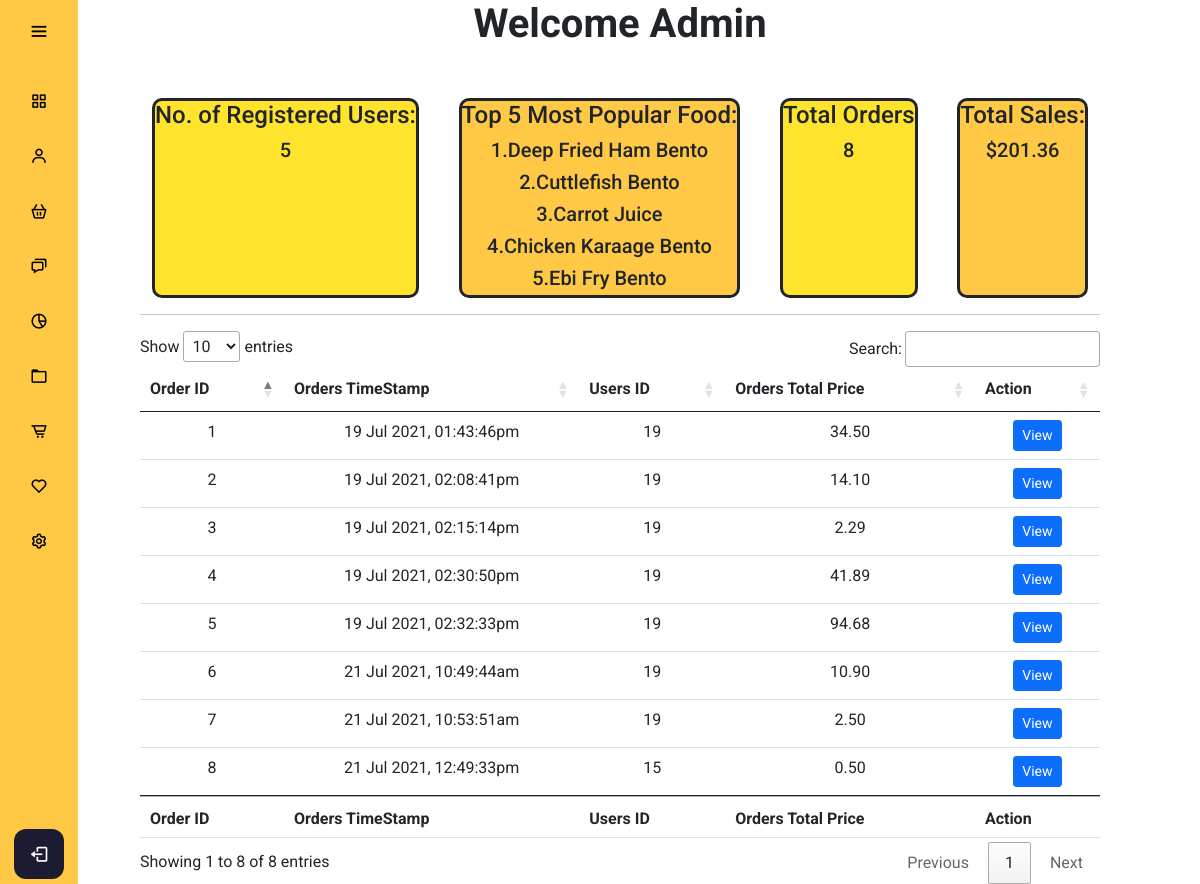
The page /admin/adminmanagement.php on the database its author committed.
### tables this page shows
CREATE TABLE `orders` (
  `orders_id` int(11) NOT NULL,
  `orders_totalprice` decimal(10,2) NOT NULL,
  `orders_timestamp` timestamp NOT NULL DEFAULT CURRENT_TIMESTAMP ON UPDATE CURRENT_TIMESTAMP,
  `orders_address` varchar(256) NOT NULL,
  `users_id` int(11) NOT NULL
);

CREATE TABLE `users` (
  `users_id` int(11) NOT NULL,
  `users_name` varchar(255) NOT NULL,
  `users_email` varchar(255) NOT NULL,
  `users_password` varchar(128) NOT NULL,
  `users_phone` varchar(11) DEFAULT NULL,
  `users_age` int(3) DEFAULT NULL,
  `users_gender` smallint(6) DEFAULT NULL,
  `users_permission` smallint(6) NOT NULL DEFAULT '0',
  `users_joindate` timestamp NOT NULL DEFAULT CURRENT_TIMESTAMP ON UPDATE CURRENT_TIMESTAMP
);

### config/db.php (called while the page is built, shortened)
<?php
class DB {
  protected static $mdb = null;
  public static function getMDB() {
    $mdb = DB::$mdb;
    if ($mdb === null) {
      $mdb = DB::$mdb = new MeekroDB();
    }
    $mdb->sync_config();
    return $mdb;
  }
  public static function query() { $args = func_get_args(); return call_user_func_array(array(DB::getMDB(), 'query'), $args); }
  public static function count() { $args = func_get_args(); return call_user_func_array(array(DB::getMDB(), 'count'), $args); }
}
class MeekroDB {
  public $encoding = 'latin1';
  public $param_char = '%';
  public $named_param_seperator = '_';
  public $connect_options = array(MYSQLI_OPT_CONNECT_TIMEOUT => 30);
  public $internal_mysql = null;
  public $num_rows = 0;
  public function __construct($host=null, $user=null, $password=null, $dbName=null, $port=null, $encoding=null, $socket=null)  {
    if ($encoding === null) $encoding = DB::$encoding;
    $this->encoding = $encoding;
  }
  public function get() {
    $mysql = $this->internal_mysql;
    if (!($mysql instanceof MySQLi)) {
      $mysql = new mysqli();
      foreach ($this->connect_options as $key => $value) {
        $mysql->options($key, $value);
      }
      $mysql->set_charset($this->encoding);
      $this->internal_mysql = $mysql;
    }
    return $mysql;
  }
  public function count() { $args = func_get_args(); return call_user_func_array(array($this, 'numRows'), $args); }
  public function numRows() { return $this->num_rows; }
  protected function preparseQueryParams() {
    $args = func_get_args();
    $sql = trim(strval(array_shift($args)));
    $args_all = $args;
    if (count($args_all) == 0) return array($sql);
    $param_char_length = strlen($this->param_char);
    $named_seperator_length = strlen($this->named_param_seperator);
    $types = array(
      $this->param_char . 'll',
      $this->param_char . 'ls',
      $this->param_char . 'l',
      $this->param_char . 'li',
      $this->param_char . 'ld',
      $this->param_char . 'lb',
      $this->param_char . 'lt',
      $this->param_char . 's',
      $this->param_char . 'i',
      $this->param_char . 'd',
      $this->param_char . 'b',
      $this->param_char . 't',
      $this->param_char . '?',
      $this->param_char . 'l?',
      $this->param_char . 'll?',
      $this->param_char . 'hc',
      $this->param_char . 'ha',
      $this->param_char . 'ho',
      $this->param_char . 'ss',
      $this->param_char . 'ssb',
      $this->param_char . 'sse',
    );
    $posList = array();
    foreach ($types as $type) {
      $lastPos = 0;
      while (($pos = strpos($sql, $type, $lastPos)) !== false) {
        $lastPos = $pos + 1;
        $posList[$pos] = $type;
      }
    }
    ksort($posList);
    $chunkyQuery = array();
    $pos_adj = 0;
    foreach ($posList as $pos => $type) {
      $type = substr($type, $param_char_length);
      $length_type = strlen($type) + $param_char_length;
      $new_pos = $pos + $pos_adj;
      $new_pos_back = $new_pos + $length_type;
      $arg_number_length = 0;
      if ($arg_number_length = strspn($sql, '0123456789', $new_pos_back)) {
        $arg_number = substr($sql, $new_pos_back, $arg_number_length);
        if (! array_key_exists($arg_number, $args_all)) return $this->nonSQLError("Non existent argument reference (arg $arg_number): $sql");
        $arg = $args_all[$arg_number];
      } else {
        $arg = array_shift($args);
      }
      if ($new_pos > 0) $chunkyQuery[] = substr($sql, 0, $new_pos);
      if (is_object($arg) && ($arg instanceof WhereClause)) {
        list($clause_sql, $clause_args) = $arg->textAndArgs();
        array_unshift($clause_args, $clause_sql);
        $preparsed_sql = call_user_func_array(array($this, 'preparseQueryParams'), $clause_args);
        $chunkyQuery = array_merge($chunkyQuery, $preparsed_sql);
      } else {
        $chunkyQuery[] = array('type' => $type, 'value' => $arg);
      }
      $sql = substr($sql, $new_pos_back + $arg_number_length);
      $pos_adj -= $new_pos_back + $arg_number_length;
    }
    return $chunkyQuery;
  }
  protected function intval($var) {
    if (PHP_INT_SIZE == 8) return intval($var);
    return floor(doubleval($var));
  }
  public function parseQueryParams() {
    $args = func_get_args();
    $chunkyQuery = call_user_func_array(array($this, 'preparseQueryParams'), $args);
    $query = '';
    foreach ($chunkyQuery as $chunk) {
      if (is_string($chunk)) {
        $query .= $chunk;
        continue;
      }
      $type = $chunk['type'];
      $arg = $chunk['value'];
      $result = '';
      if ($type == 's') $result = $this->escape($arg);
      else if ($type == 'i') $result = $this->intval($arg);
      $query .= $result;
    }
    return $query;
  }
  protected function prependCall($function, $args, $prepend) { array_unshift($args, $prepend); return call_user_func_array($function, $args); }
  public function query() { $args = func_get_args(); return $this->prependCall(array($this, 'queryHelper'), $args, 'assoc'); }
  protected function queryHelper() {
    $args = func_get_args();
    $type = array_shift($args);
    $db = $this->get();
    $is_buffered = true;
    $row_type = 'assoc';
    $full_names = false;
    $sql = call_user_func_array(array($this, 'parseQueryParams'), $args);
    $result = $db->query($sql, $is_buffered ? MYSQLI_STORE_RESULT : MYSQLI_USE_RESULT);
    if ($is_buffered && ($result instanceof MySQLi_Result)) $this->num_rows = $result->num_rows;
    else $this->num_rows = null;
    $return = array();
    while ($row = ($row_type == 'assoc' ? $result->fetch_assoc() : $result->fetch_row())) {
      $return[] = $row;
    }
    return $return;
  }
}
?>

### config/functions.php (called while the page is built, shortened)
<?php
function displayDate($date){
    return date('d M Y', strtotime($date));
}
function displayTime($date){
    return date('h:i:sa', strtotime($date));
}
?>

### admin/adminmanagement.php (the view, shortened to what this page needs)
<?php
include "../config/db.php";
include "../config/functions.php";
?>
<!DOCTYPE html>
<html lang="en" dir="ltr">
  <head>
    <link rel="stylesheet" href="adminstyle.css">
    <link href='https://unpkg.com/boxicons@2.0.7/css/boxicons.min.css' rel='stylesheet'>
    <link href="https://cdn.jsdelivr.net/npm/bootstrap@5.0.0-beta3/dist/css/bootstrap.min.css" rel="stylesheet">
    <link rel="stylesheet" href="https://cdn.jsdelivr.net/npm/bootstrap-icons@1.4.1/font/bootstrap-icons.css">
    <link rel="stylesheet" href="https://cdn.datatables.net/1.10.25/css/jquery.dataTables.min.css">
   </head>
<body>
  <?php
  include "adminheader.php";
  ?>
  <main class="home_content">
    <h1><strong>Welcome Admin</strong></h1>
    <div class="container">
      <div class="users">
        <h4>No. of Registered Users:</h4>
          <div class="result">
            <h5>
              <?php
              $noofRegUsersCount = DB::count();
              echo $noofRegUsersCount;
              ?>
            </h5>
          </div>
      </div>
      <div class="food">
        <h4>Top 5 Most Popular Food:</h4>
          <div class="result">
            <?php
            $food_name = Array();
            $food_qty = Array();
            $getOrdersQuery = DB::query("SELECT * FROM orderdetails
                                            INNER JOIN food
                                            ON orderdetails.food_id = food.food_id
                                            ");
            foreach($getOrdersQuery as $getOrdersResult) {
                array_push($food_name, $getOrdersResult['food_name']);
                array_push($food_qty, $getOrdersResult['orderdetails_qty']);
            }
            $result = array_unique($food_name);
            $result = array_combine($result, array_fill(0, count($result), 0));
            foreach($food_name as $k=>$v) {
                $result[$v] += $food_qty[$k];
              }
              arsort($result);
              $newArray = array_slice($result, 0, 5, true);
              $count = 1;
              foreach(array_keys($newArray) as $newArrayKeyNames) {
                  echo "<h5>".$count.".".ucwords($newArrayKeyNames)."</h5>";
                  $count++;
              }
            ?>
          </div>
      </div>
      <div class="orders">
        <h4>Total Orders </h4>
          <div class="result">
            <?php
            $getTotalOrderCount = db::query("SELECT * FROM orders");
            $getTotalOrderCountResult = db::count();
            ?>
            <h5><?php echo $getTotalOrderCountResult ?></h5>
          </div>
      </div>
      <div class="totalsales">
        <h4>Total Sales:</h4>
          <div class="result">
            <?php
            $totalsales = 0;
            foreach ($getTotalOrderCount as $getTotalResult ) {
                $totalsales += $getTotalResult['orders_totalprice'];
            }
            ?>
            <h5>$<?php echo $totalsales ?></h5>
          </div>
      </div>
    </div><hr>
    <table id="myTable" class="table table-hover">
        <thead>
            <tr>
            <th scope="col">Order ID</th>
            <th scope="col">Orders TimeStamp</th>
            <th scope="col">Users ID</th>
            <th scope="col">Orders Total Price</th>
            <th scope="col">Action</th>
            </tr>
        </thead>
        <tbody>
        <?php
        $getOrderQuery = DB::query("SELECT * FROM orders
                                    INNER JOIN users
                                    ON orders.users_id = users.users_id
                                    ORDER BY orders_id DESC");
        foreach($getOrderQuery as $getOrderResult){
        ?>
            <tr class="orderdata orderdata<?php echo $getOrderResult['orders_id']; ?>">
              <td class="orderid"><?php echo $getOrderResult['orders_id']; ?></td>
              <td class="ordertime"><?php echo displayDate($getOrderResult['orders_timestamp']) . ", " . displayTime($getOrderResult['orders_timestamp']); ?></td>
              <td class="orderuserid"><?php echo $getOrderResult['users_id']; ?></td>
              <td class="ordersprice"><?php echo $getOrderResult['orders_totalprice']; ?></td>
              <td><button type="button" class="btn btn-primary btn-sm viewOrder" value="viewOrder" data-id="<?php echo $getOrderResult['orders_id']; ?>" data-bs-toggle="modal" data-bs-target="#orderinfo<?php echo $getOrderResult['orders_id']; ?>" >View</button>
              </td>
            </tr>
        <?php
        }
        ?>
        </tbody>
        <tfoot>
          <tr>
            <th scope="col">Order ID</th>
            <th scope="col">Orders TimeStamp</th>
            <th scope="col">Users ID</th>
            <th scope="col">Orders Total Price</th>
            <th scope="col">Action</th>
          </tr>
        </tfoot>
    </table>
  </main>
</body>
</html>

### admin/adminstyle.css (style rules this page uses)
* { margin: 0; padding: 0; box-sizing: border-box; font-family: "Roboto" , sans serif; }
body { position: relative; min-height: 100vh; width: 100%; overflow: scroll; }
.home_content { position: absolute; height: 100%; width: 80%; text-align: center; left: 140px; background: none; box-shadow: 0 5px 10px rgba(0,0,0,0.2px); transition: all 0.5s ease; justify-content: space-between; }
button { border-radius: 5px; background-color: #fff; }
.container { display: flex; justify-content: space-between; height:200px; margin-top: 50px; }
.users, .food, .orders, .totalsales, .dailysales { border: solid; height: 100%; border-radius: 10px; }
.users, .orders, .dailysales { background-color: #FFE32C; }
.food, .totalsales { background-color: #ffc845; }

### rows shown on the page
orders: orders_id "8", orders_timestamp "21 Jul 2021", orders_timestamp "12:49:33pm", users.users_id "15", orders_totalprice "0.50"
orders: orders_id "7", orders_timestamp "21 Jul 2021", orders_timestamp "10:53:51am", users.users_id "19", orders_totalprice "2.50"
orders: orders_id "6", orders_timestamp "21 Jul 2021", orders_timestamp "10:49:44am", users.users_id "19", orders_totalprice "10.90"
orders: orders_id "5", orders_timestamp "19 Jul 2021", orders_timestamp "02:32:33pm", users.users_id "19", orders_totalprice "94.68"
orders: orders_id "4", orders_timestamp "19 Jul 2021", orders_timestamp "02:30:50pm", users.users_id "19", orders_totalprice "41.89"
orders: orders_id "3", orders_timestamp "19 Jul 2021", orders_timestamp "02:15:14pm", users.users_id "19", orders_totalprice "2.29"
orders: orders_id "2", orders_timestamp "19 Jul 2021", orders_timestamp "02:08:41pm", users.users_id "19", orders_totalprice "14.10"
orders: orders_id "1", orders_timestamp "19 Jul 2021", orders_timestamp "01:43:46pm", users.users_id "19", orders_totalprice "34.50"

### other values the page prints
$noofRegUsersCount "5"
$newArrayKeyNames "Deep Fried Ham Bento"
$newArrayKeyNames "Cuttlefish Bento"
$newArrayKeyNames "Carrot Juice"
$newArrayKeyNames "Chicken Karaage Bento"
$newArrayKeyNames "Ebi Fry Bento"
$getTotalOrderCountResult "8"
$totalsales "201.36"
